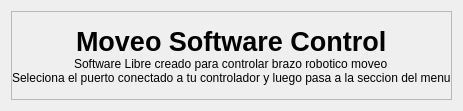
           <widget class="QWidget" name="mainPage">
            <layout class="QHBoxLayout" name="horizontalLayout_8">
             <item>
              <widget class="QFrame" name="frame_12">
               <property name="frameShape">
                <enum>QFrame::StyledPanel</enum>
               </property>
               <property name="frameShadow">
                <enum>QFrame::Raised</enum>
               </property>
               <layout class="QVBoxLayout" name="verticalLayout_13">
                <property name="spacing">
                 <number>0</number>
                </property>
                <property name="leftMargin">
                 <number>0</number>
                </property>
                <property name="topMargin">
                 <number>0</number>
                </property>
                <property name="rightMargin">
                 <number>0</number>
                </property>
                <property name="bottomMargin">
                 <number>0</number>
                </property>
                <item alignment="Qt::AlignHCenter|Qt::AlignBottom">
                 <widget class="QLabel" name="label_5">
                  <property name="text">
                   <string/>
                  </property>
                  <property name="pixmap">
                   <pixmap resource="img.qrc">:/icons/chevron-down.svg</pixmap>
                  </property>
                 </widget>
                </item>
                <item alignment="Qt::AlignHCenter|Qt::AlignBottom">
                 <widget class="QLabel" name="label_3">
                  <property name="font">
                   <font>
                    <pointsize>20</pointsize>
                    <bold>true</bold>
                   </font>
                  </property>
                  <property name="text">
                   <string>Moveo Software Control</string>
                  </property>
                 </widget>
                </item>
                <item alignment="Qt::AlignHCenter">
                 <widget class="QLabel" name="label_6">
                  <property name="text">
                   <string>Software Libre creado para controlar brazo robotico moveo</string>
                  </property>
                 </widget>
                </item>
                <item alignment="Qt::AlignHCenter">
                 <widget class="QLabel" name="label_7">
                  <property name="text">
                   <string>Seleciona el puerto conectado a tu controlador y luego pasa a la seccion del menu</string>
                  </property>
                 </widget>
                </item>
                <item alignment="Qt::AlignHCenter">
                 <widget class="QLabel" name="label_4">
                  <property name="text">
                   <string/>
                  </property>
                  <property name="pixmap">
                   <pixmap resource="img.qrc">:/icons/arrow-left.svg</pixmap>
                  </property>
                 </widget>
                </item>
               </layout>
              </widget>
             </item>
            </layout>
           </widget>
